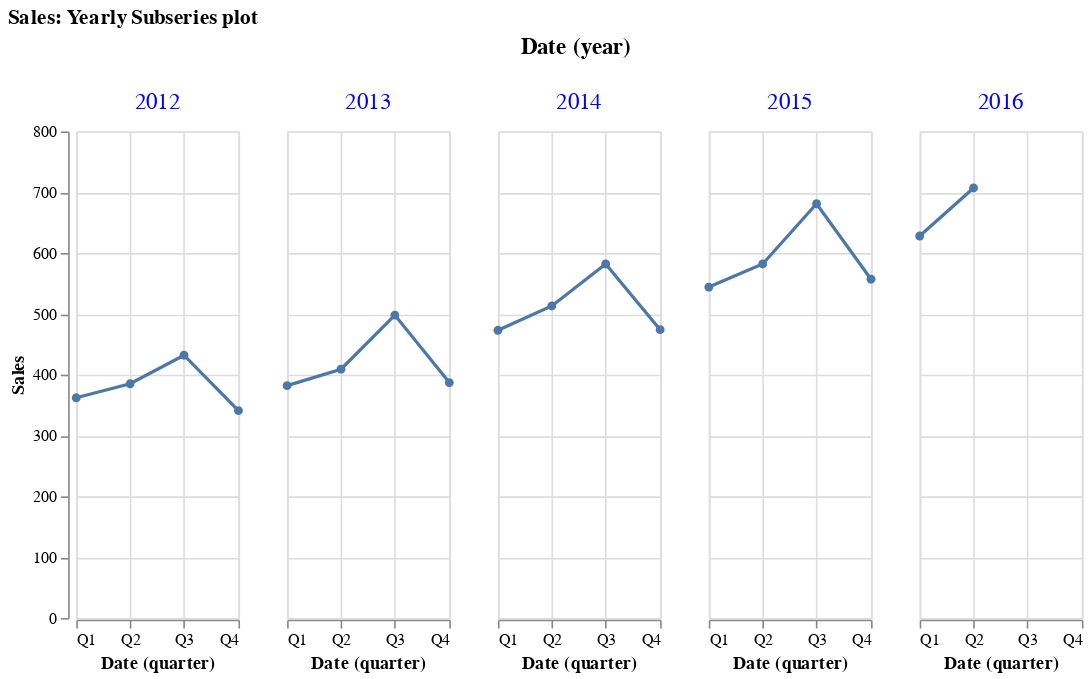

This figure's notebook cell:
### Markdown cell above
#### Sub-series plot

Sub-series plot to show how the series behaves each year in all seasons (quarterly or monthly)

### Code cell
#collapse-hide
alt.Chart(train.reset_index()).mark_line(point=True).encode(
    x='quarter(Date)', 
    y='Sales',
    column='year(Date)',
    tooltip=['Date', 'Sales']).properties(
    title="Sales: Yearly Subseries plot",
    width=100).configure_header(
    titleColor='black',
    titleFontSize=14,
    labelColor='blue',
    labelFontSize=14
)

### Figure 1 — Vega-Lite specification as saved in the notebook (floating-point values rounded to 4 significant figures)
{"config": {"view": {"continuousWidth": 400, "continuousHeight": 300}, "header": {"labelColor": "blue", "labelFontSize": 14, "titleColor": "black", "titleFontSize": 14}}, "data": {"name": "data-74dd0b556d75380e7718fb4a77af8d68"}, "mark": {"type": "line", "point": true}, "encoding": {"column": {"type": "temporal", "field": "Date", "timeUnit": "year"}, "tooltip": [{"type": "temporal", "field": "Date"}, {"type": "quantitative", "field": "Sales"}], "x": {"type": "temporal", "field": "Date", "timeUnit": "quarter"}, "y": {"type": "quantitative", "field": "Sales"}}, "title": "Sales: Yearly Subseries plot", "width": 100, "$schema": "https://vega.github.io/schema/vega-lite/v4.0.2.json", "datasets": {"data-74dd0b556d75380e7718fb4a77af8d68": [{"Date": "2012-03-31T00:00:00", "Sales": 362.0}, {"Date": "2012-06-30T00:00:00", "Sales": 385.0}, {"Date": "2012-09-30T00:00:00", "Sales": 432.0}, {"Date": "2012-12-31T00:00:00", "Sales": 341.0}, {"Date": "2013-03-31T00:00:00", "Sales": 382.0}, {"Date": "2013-06-30T00:00:00", "Sales": 409.0}, {"Date": "2013-09-30T00:00:00", "Sales": 498.0}, {"Date": "2013-12-31T00:00:00", "Sales": 387.0}, {"Date": "2014-03-31T00:00:00", "Sales": 473.0}, {"Date": "2014-06-30T00:00:00", "Sales": 513.0}, {"Date": "2014-09-30T00:00:00", "Sales": 582.0}, {"Date": "2014-12-31T00:00:00", "Sales": 474.0}, {"Date": "2015-03-31T00:00:00", "Sales": 544.0}, {"Date": "2015-06-30T00:00:00", "Sales": 582.0}, {"Date": "2015-09-30T00:00:00", "Sales": 681.0}, {"Date": "2015-12-31T00:00:00", "Sales": 557.0}, {"Date": "2016-03-31T00:00:00", "Sales": 628.0}, {"Date": "2016-06-30T00:00:00", "Sales": 707.0}]}}
